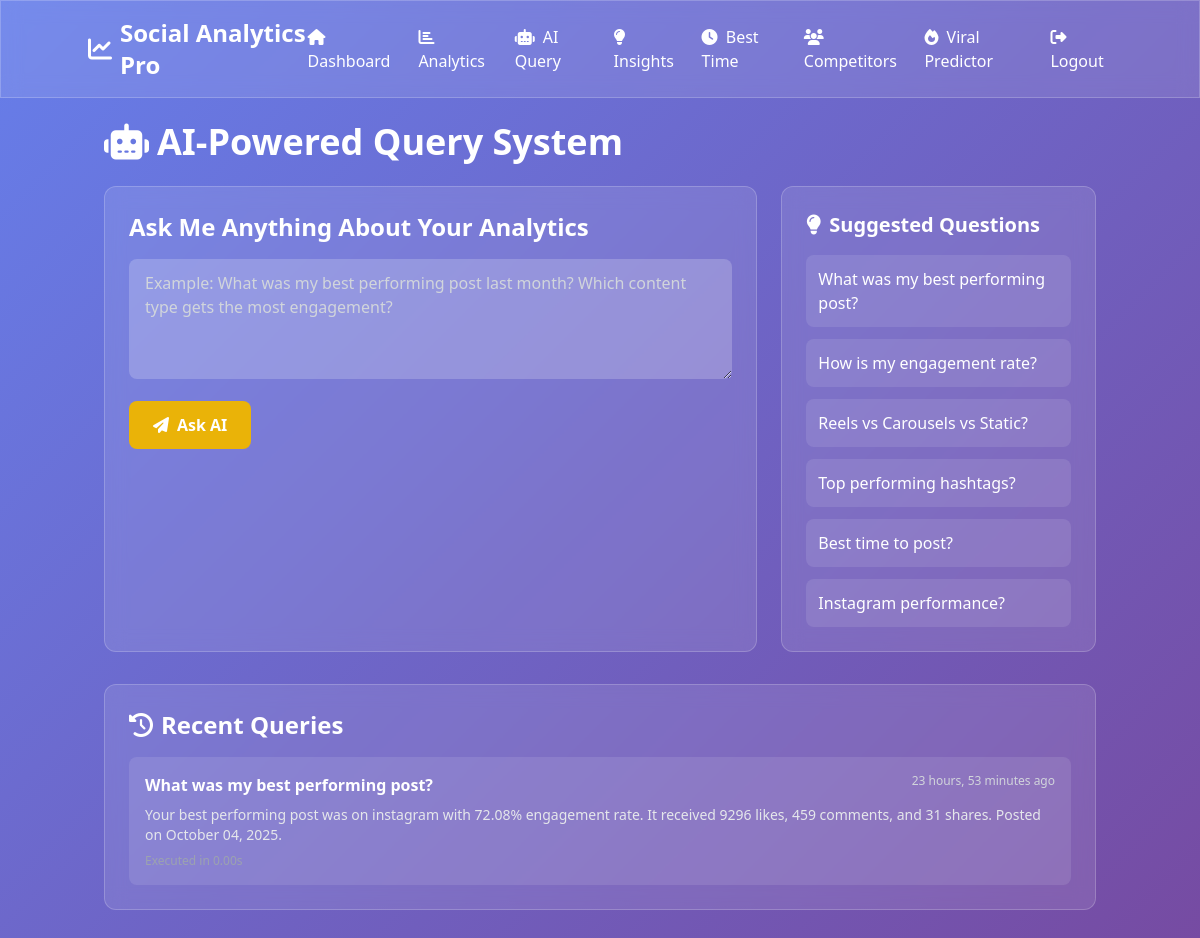
Page /ai-query/ (signed in) on the earlier database version.
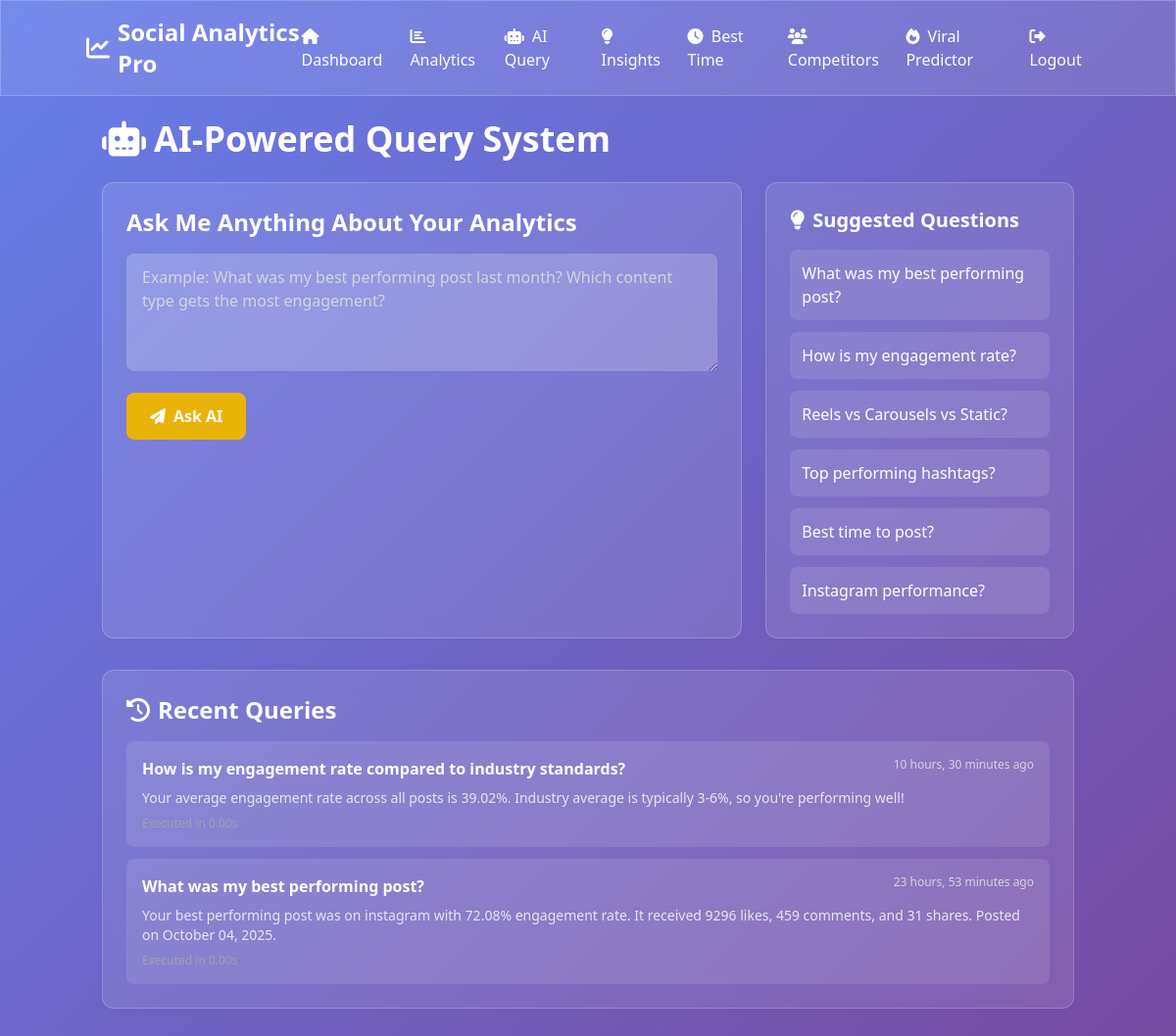
Same page on the later database version.
### main/models.py (models this page shows)
class QueryLog(models.Model):
    user = models.ForeignKey(User, on_delete=models.CASCADE)
    query = models.TextField()
    response = models.TextField()
    execution_time = models.FloatField()
    created_at = models.DateTimeField(auto_now_add=True)

### main/views.py (the view, shortened to what this page needs)
# urls.py: path('ai-query/', views.ai_query, name='ai_query'),
@login_required
def ai_query(request):
    recent_queries = QueryLog.objects.filter(user=request.user).order_by('-created_at')[:10]
    return render(request, 'ai_query.html', {'recent_queries': recent_queries})

### main/templates/ai_query.html (shortened to what this page needs)
{% extends 'base.html' %}
{% block content %}
<div class="fade-in">
    <h1 class="text-4xl font-bold text-white mb-6">
        <i class="fas fa-robot mr-2"></i>AI-Powered Query System
    </h1>
    <div class="grid grid-cols-1 lg:grid-cols-3 gap-6 mb-8">
        <div class="lg:col-span-2 glass rounded-xl p-6">
            <h2 class="text-2xl font-bold text-white mb-4">Ask Me Anything About Your Analytics</h2>
            <form id="queryForm" class="space-y-4">
                <div>
                    <textarea name="query" id="queryInput" rows="4"
                        class="w-full px-4 py-3 rounded-lg bg-white bg-opacity-20 text-white placeholder-gray-300 focus:outline-none focus:ring-2 focus:ring-yellow-400"
                        placeholder="Example: What was my best performing post last month? Which content type gets the most engagement?"></textarea>
                </div>
                <button type="submit" id="submitBtn"
                    class="bg-yellow-500 hover:bg-yellow-600 text-white font-bold py-3 px-6 rounded-lg transition transform hover:scale-105">
                    <i class="fas fa-paper-plane mr-2"></i>Ask AI
                </button>
            </form>
        </div>
        <div class="glass rounded-xl p-6">
            <h2 class="text-xl font-bold text-white mb-4">
                <i class="fas fa-lightbulb mr-2"></i>Suggested Questions
            </h2>
            <div class="space-y-3">
                <button onclick="fillQuery(this)" data-query="What was my best performing post?"
                    class="w-full text-left bg-white bg-opacity-10 hover:bg-opacity-20 text-white p-3 rounded-lg transition">
                    What was my best performing post?
                </button>
                <button onclick="fillQuery(this)" data-query="How is my engagement rate compared to industry standards?"
                    class="w-full text-left bg-white bg-opacity-10 hover:bg-opacity-20 text-white p-3 rounded-lg transition">
                    How is my engagement rate?
                </button>
                <button onclick="fillQuery(this)" data-query="Which post type performs best: reels, carousels, or static posts?"
                    class="w-full text-left bg-white bg-opacity-10 hover:bg-opacity-20 text-white p-3 rounded-lg transition">
                    Reels vs Carousels vs Static?
                </button>
                <button onclick="fillQuery(this)" data-query="What are my top performing hashtags?"
                    class="w-full text-left bg-white bg-opacity-10 hover:bg-opacity-20 text-white p-3 rounded-lg transition">
                    Top performing hashtags?
                </button>
                <button onclick="fillQuery(this)" data-query="When is the best time to post?"
                    class="w-full text-left bg-white bg-opacity-10 hover:bg-opacity-20 text-white p-3 rounded-lg transition">
                    Best time to post?
                </button>
                <button onclick="fillQuery(this)" data-query="Show me my performance on Instagram"
                    class="w-full text-left bg-white bg-opacity-10 hover:bg-opacity-20 text-white p-3 rounded-lg transition">
                    Instagram performance?
                </button>
            </div>
        </div>
    </div>
    <div class="glass rounded-xl p-6">
        <h2 class="text-2xl font-bold text-white mb-4">
            <i class="fas fa-history mr-2"></i>Recent Queries
        </h2>
        <div class="space-y-3">
            {% for log in recent_queries %}
            <div class="bg-white bg-opacity-10 rounded-lg p-4 hover:bg-opacity-20 transition">
                <div class="flex justify-between items-start mb-2">
                    <p class="text-white font-semibold flex-1">{{ log.query }}</p>
                    <span class="text-xs text-gray-300">{{ log.created_at|timesince }} ago</span>
                </div>
                <p class="text-gray-200 text-sm">{{ log.response|truncatewords:30 }}</p>
                <p class="text-xs text-gray-400 mt-2">Executed in {{ log.execution_time|floatformat:2 }}s</p>
            </div>
            {% endfor %}
        </div>
    </div>
</div>
{% endblock %}

### main/templates/base.html (shortened to what this page needs)
<!DOCTYPE html>
<html lang="en">
<head>
    <script src="https://cdn.tailwindcss.com"></script>
    <link rel="stylesheet" href="https://cdnjs.cloudflare.com/ajax/libs/font-awesome/6.4.0/css/all.min.css">
</head>
<body class="font-sans">
    {% if user.is_authenticated %}
    <nav class="glass p-4 mb-6">
        <div class="container mx-auto flex justify-between items-center">
            <div class="text-white text-2xl font-bold flex items-center">
                <i class="fas fa-chart-line mr-2"></i>
                Social Analytics Pro
            </div>
            <div class="flex space-x-6">
                <a href="{% url 'dashboard' %}" class="text-white hover:text-yellow-300 transition"><i class="fas fa-home mr-1"></i> Dashboard</a>
                <a href="{% url 'analytics' %}" class="text-white hover:text-yellow-300 transition"><i class="fas fa-chart-bar mr-1"></i> Analytics</a>
                <a href="{% url 'ai_query' %}" class="text-white hover:text-yellow-300 transition"><i class="fas fa-robot mr-1"></i> AI Query</a>
                <a href="{% url 'insights' %}" class="text-white hover:text-yellow-300 transition"><i class="fas fa-lightbulb mr-1"></i> Insights</a>
                <a href="{% url 'best_time' %}" class="text-white hover:text-yellow-300 transition"><i class="fas fa-clock mr-1"></i> Best Time</a>
                <a href="{% url 'competitor' %}" class="text-white hover:text-yellow-300 transition"><i class="fas fa-users mr-1"></i> Competitors</a>
                <a href="{% url 'viral_predictor' %}" class="text-white hover:text-yellow-300 transition"><i class="fas fa-fire mr-1"></i> Viral Predictor</a>
                <a href="{% url 'logout' %}" class="text-white hover:text-red-300 transition"><i class="fas fa-sign-out-alt mr-1"></i> Logout</a>
            </div>
        </div>
    </nav>
    {% endif %}
    <div class="container mx-auto px-4 pb-8">
        {% block content %}{% endblock %}
    </div>
</body>
</html>

### main/templates/base.html (style rules this page uses)
body { background: linear-gradient(135deg, #667eea 0%, #764ba2 100%); min-height: 100vh; }
.glass { background: rgba(255, 255, 255, 0.1); backdrop-filter: blur(10px); border: 1px solid rgba(255, 255, 255, 0.2); }
.fade-in { animation: fadeIn 0.6s ease-out; }

Differences in the rows shown:
added QueryLog: query "How is my engagement rate compared to industry standards?", created_at "10 hours, 30 minutes", response "Your average engagement rate across all posts is 39.02%. Industry average is typically 3-6%, so you're performing well!", execution_time "0.00"
